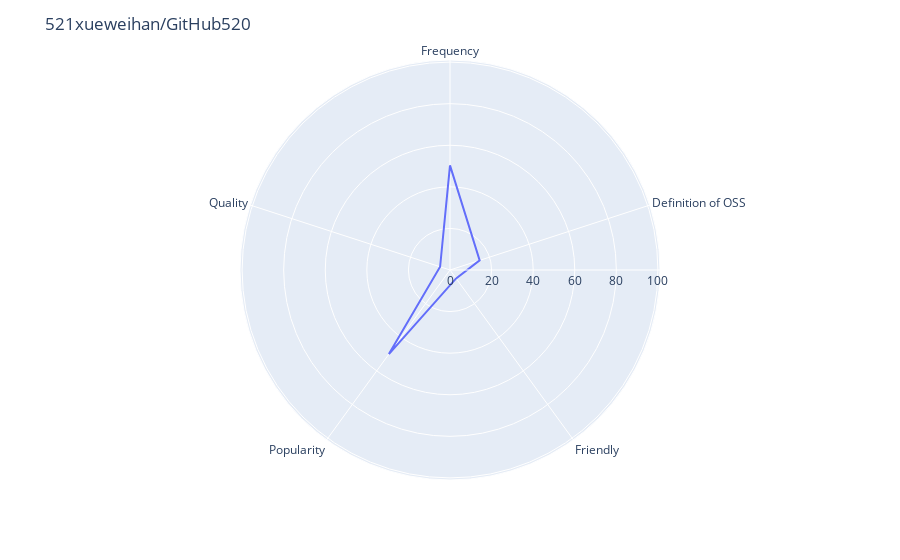

Write notebook code for a chart like this one.
### Code cell
stats_list = []

print (data)

# We have data[node] with a clear data frame
if data:
    for _, repo in data['code'].iterrows():
        # if repo['name'] != 'thefuck':
        #    continue
        # print(repo)
        if len(data['issues']) > 0:
            repoIssues = data['issues'].loc[(data['issues'].owner == repo['owner']) &  (data['issues'].name == repo['name'])]
        else:
            repoIssues = None
        # print(repoIssues)
        if len(data['pulls']) > 0:
            repoPulls = data['pulls'].loc[(data['pulls'].owner == repo['owner']) &  (data['pulls'].name == repo['name'])]
        else:
            repoPulls = None
        # print(repoPulls)
        if len(data['commits']) > 0:
            repoCommits = data['commits'].loc[(data['commits'].owner == repo['owner']) &  (data['commits'].name == repo['name'])]
        else:
            repoCommits = None
        # print("Commits:", repoCommits[['committedDate']].values)

        if repoIssues is not None:
            issuesClosed = repoIssues.loc[repoIssues['state'] == 'CLOSED']
        else:
            issuesClosed = None

        ############################# POPULARITY ####################################
        popularity_list = []

        # How many open pull requests are there?
        if repoPulls is not None:
            openPullsQty = repoPulls.loc[repoPulls['state'] == 'OPEN'].count()['dateTime']
        else:
            openPullsQty = 0
        # print("openPullsQty:", openPullsQty)
        p = popularity_calc_pulls(openPullsQty)
        popularity_list.append(p)

        # How many open issues are there?
        if repoIssues is not None:
            open_issues_qty = repoIssues.loc[repoIssues['state'] == 'OPEN'].count()['dateTime']
        else:
            open_issues_qty = 0
        # print("open issuesQty:", open_issues_qty)
        p = popularity_calc_issues(open_issues_qty)
        popularity_list.append(p)

        # How many contributors does the project have?
        # if repoIssues is not None and repoIssues['participants.totalCount'] is not None:
        #     participantsTotalCount = repoIssues['participants.totalCount'].astype(int).sum()
        # else:
        #     participantsTotalCount = 0
        # # print("participantsTotalCount:", participantsTotalCount)
        # p = popularity_calc_contribution(participantsTotalCount)
        # popularity_list.append(p)

        print(popularity_list)
        popularity = average(popularity_list)
        # print("Popularity:", popularity)
        # print('##########################')


        ############################# FREQUENCY ####################################
        frequency_list = []
        # When was the latest commit?
        if repoCommits is not None:
            f = frequency_calc_score(repoCommits[['committedDate']].values, 'commitFrequency' )
        else:
            f = 0
        frequency_list.append(f)

        # Are the issues recent?
        if repoIssues is not None:
            f = frequency_calc_score(repoIssues[['createdAt']].values, 'issuesRecent' )
        else:
            f = 0
        frequency_list.append(f)

        # Are issues getting closed?
        if repoIssues is not None:
            f = frequency_calc_score(repoIssues.loc[repoIssues['state'] == 'CLOSED'][['closedAt']].values, 'issuesGettingClosed' )
        else:
            f = 0
        frequency_list.append(f)

        # Are issues closed quickly?
        if issuesClosed is not None:
            print (issuesClosed)
            f = frequency_calc_score_close_time_issue(issuesClosed[['closedAt', 'comments.data']])
        else:
            f = 0
        frequency_list.append(f)

        # Do maintainers respond quickly to issues when they are opened?
        if repoIssues is not None:
            f = frequency_calc_score_response_time_issue(repoIssues[['createdAt', 'comments.data']])
        else:
            f = 0
        frequency_list.append(f)

        # Do maintainers respond quickly to pull requests when they are opened?
        # print(repoPulls[['createdAt', 'comments.data']])
        if repoPulls is not None:
            f = frequency_calc_score_response_time_pull(repoPulls[['createdAt', 'comments.data']])
        else:
            f = 0
        frequency_list.append(f)

        # Are the pull requests recent?
        if repoPulls is not None:
            f = frequency_calc_score(repoPulls[['createdAt']].values, 'pullsRecent' )
        else:
            f = 0
        frequency_list.append(f)

        # How recently were any pull requests merged?
        if repoPulls is not None:
            f = frequency_calc_score(repoPulls.loc[repoPulls['state'] == 'MERGED'][['mergedAt']].values, 'pullsGettingMerged' )
        else:
            f = 0
        frequency_list.append(f)

        frequency = average(frequency_list)
        # print("Frequency:", frequency)
        # print('##########################')


        ############################# DEFINITION OOS ####################################
        definitionOSS = definition_oos_calc(repo)
        # print(definitionOSS)

        ############################# QUALITY ####################################
        quality = 0.5

        ############################# FRIENDLY ####################################
        friendly = 0.5


        stats = {
            'dateTime': datetime.datetime.now().strftime(date_format),
            'frequency': round(frequency, 2),
            'definitionOSS': round(definitionOSS, 2),
            'popularity': round(popularity, 2),
            'friendly': round(friendly, 2),
            'quality': round(quality, 2),
            'name': repo['name'],
            'owner': repo['owner'],
            'provider': provider,
            'language': repo['languages']
        }
        stats_list.append(stats)

        df = pd.DataFrame(dict(
            r=[frequency, definitionOSS, 5, popularity, 5],
            theta=['Frequency','Definition of OSS','Friendly',
                   'Popularity', 'Quality']))
        fig = px.line_polar(df, r='r', theta='theta', line_close=True)
        fig.update_layout(
            title = repo['owner'] + '/' + repo['name'],
            polar=dict(
                radialaxis=dict(
                visible=True,
                  range=[0, 101]
                )),
            showlegend=False
        )
        fig.show()
        # break

### Figure 1 — Plotly figure (JSON) as saved in the notebook; plotly's stock layout.template omitted (floating-point values rounded to 4 significant figures)
{"data": [{"hovertemplate": "r=%{r}<br>theta=%{theta}<extra></extra>", "legendgroup": "", "line": {"color": "#636efa", "dash": "solid"}, "mode": "lines", "name": "", "r": [50.32, 15.0, 5.0, 50.0, 5.0, 50.32], "showlegend": false, "subplot": "polar", "theta": ["Frequency", "Definition of OSS", "Friendly", "Popularity", "Quality", "Frequency"], "type": "scatterpolar"}], "layout": {"legend": {"tracegroupgap": 0}, "margin": {"t": 60}, "polar": {"angularaxis": {"direction": "clockwise", "rotation": 90}, "domain": {"x": [0.0, 1.0], "y": [0.0, 1.0]}, "radialaxis": {"range": [0, 101], "visible": true}}, "showlegend": false, "title": {"text": "521xueweihan/GitHub520"}}}
